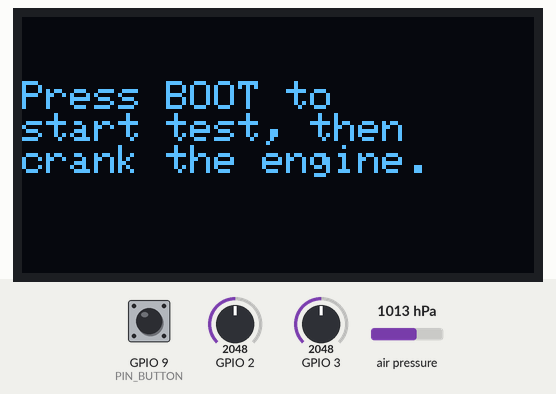
Recording of a program running on a simulated Seeed XIAO ESP32-C3. On the bench: 128×64 one-colour display. The inputs (shaded band) are chosen by the test bench; at power-on: GPIO 9 (PIN_BUTTON) HIGH, GPIO 2 = 2048, GPIO 3 = 2048, air pressure 1013 hPa (analog values on the 0–4095 scale).

Above: at 1.2 s.
1.3 s: GPIO 9 (PIN_BUTTON) pulled LOW for 0.15 s
At 1.7 s:
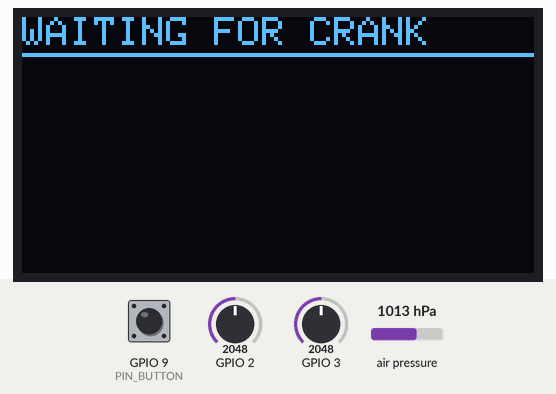
At 31.7 s:
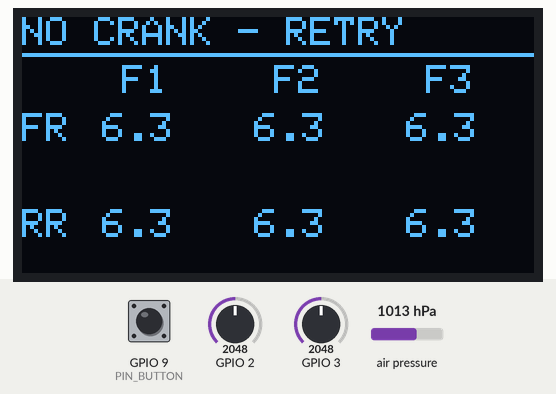
Timing chart, 0 to 32.8 s (numbered marks = the images above; inputs shaded):
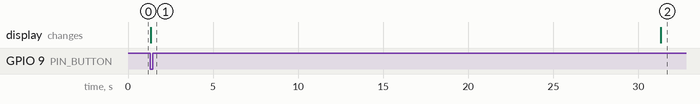

The program:

main.cpp
```cpp
#include <config.h>
#include <structs.h>

#include <Wire.h>
#include <Adafruit_GFX.h>
#include <Adafruit_SSD1306.h>
#include <Adafruit_BMP085.h>
#include <math.h>

Adafruit_SSD1306 display(SCREEN_WIDTH, SCREEN_HEIGHT, &Wire, -1);
Adafruit_BMP085 bmp;
bool bmpReady = false;

RotorChannel front{PIN_SENSOR_FRONT};
RotorChannel rear{PIN_SENSOR_REAR};

float measuredRPM = 0;
float ambientPa = SEA_LEVEL_PA;
bool crankDetected = false;

#ifdef SIMULATION_MODE
// ---- Synthetic sensor for Wokwi testing ----
unsigned long simTestStartMs = 0;

void resetSimulation()
{
    simTestStartMs = millis();
}

float cumulativeRevs(float elapsedMs)
{
    const float rampMs = 800.0f;
    const float startRPM = 90.0f;
    const float steadyRPM = 220.0f;

    if (elapsedMs <= rampMs)
    {
        return (startRPM * elapsedMs +
                (steadyRPM - startRPM) * elapsedMs * elapsedMs / (2.0f * rampMs)) /
               60000.0f;
    }
    float revsAtRamp = (startRPM * rampMs + (steadyRPM - startRPM) * rampMs / 2.0f) / 60000.0f;
    return revsAtRamp + steadyRPM * (elapsedMs - rampMs) / 60000.0f;
}

float simulateBar(int pin)
{
    float elapsedMs = (float)(millis() - simTestStartMs);
    float phaseOffset = (pin == PIN_SENSOR_FRONT) ? 0.0f : 0.5f;
    float revs = cumulativeRevs(elapsedMs) + phaseOffset;

    float segment = fmodf(revs, 3.0f);
    int faceIndex = (int)segment;
    float withinFace = segment - faceIndex;

    const float windowFraction = 0.15f;
    const float windowStart = 0.5f - windowFraction / 2.0f;
    const float windowEnd = 0.5f + windowFraction / 2.0f;

    float depthFactor = 0.0f;

    if (withinFace >= windowStart && withinFace <= windowEnd)
    {
        float local = (withinFace - windowStart) / windowFraction;
        depthFactor = 1.0f - fabsf(local - 0.5f) * 2.0f;
    }

    const float baselineBar = 0.5f;
    float peakHeightBar = 8.0f;

    // Make front rotor's face 2 read noticeably worse, to prove the display
    // can show an uneven result (simulates a marginal seal).
    if (pin == PIN_SENSOR_FRONT && faceIndex == 1)
        peakHeightBar = 4.0f;

    float value = baselineBar + peakHeightBar * depthFactor;
    value += ((float)random(-3, 3)) / 100.0f; // +/- 0.03 bar jitter
    return value < 0 ? 0 : value;
}
#endif

float readBar(int pin)
{
#ifdef SIMULATION_MODE
    return simulateBar(pin);
#else
    int raw = analogRead(pin);
    float vAdc = (raw / (float)ADC_MAX) * ADC_VREF;
    float vSensor = vAdc / DIVIDER_RATIO;
    float bar = (vSensor - SENSOR_VMIN) / (SENSOR_VMAX - SENSOR_VMIN) * SENSOR_BAR_MAX;
    return bar < 0 ? 0 : bar;
#endif
}

void confirmFaceValue(RotorChannel &ch, float value, unsigned long now, bool wasNatural)
{
    bool trustInterval = wasNatural && !ch.lastConfirmWasForced;

    if (trustInterval && ch.lastDipTime != 0)
        ch.lastPulseInterval = now - ch.lastDipTime;

    if (ch.dipCounter >= WARMUP_DIPS)
    {
        if (trustInterval && ch.lastDipTime != 0)
        {
            unsigned long interval = now - ch.lastDipTime;
            ch.intervalSumMs += interval;
            ch.intervalCount++;
            Serial.print(ch.pin == PIN_SENSOR_FRONT ? "FRONT" : "REAR");
            Serial.print(" pulse#");
            Serial.print(ch.dipCounter);
            Serial.print(" interval=");
            Serial.print(interval);
            Serial.println("ms");
        }
        int slot = (ch.dipCounter - WARMUP_DIPS) % FACES_PER_ROTOR;

        if (!ch.faceHasData[slot] || value < ch.facePeak[slot])
            ch.facePeak[slot] = value;
        ch.faceHasData[slot] = true;
    }

    ch.lastDipTime = now;
    ch.dipCounter++;
    ch.lastConfirmWasForced = !wasNatural;
}

void updateChannel(RotorChannel &ch)
{
    float reading = readBar(ch.pin);
    unsigned long now = millis();

    if (ch.windowStartMs == 0)
        ch.windowStartMs = now;

    unsigned long expectedMs = ch.lastPulseInterval > 0 ? ch.lastPulseInterval : DEFAULT_EXPECTED_INTERVAL_MS;
    unsigned long timeoutMs = (unsigned long)(expectedMs * FACE_TIMEOUT_MULTIPLIER);
    bool windowExpired = (now - ch.windowStartMs) > timeoutMs;

    if (ch.rising)
    {
        if (reading > ch.currentPeak)
            ch.currentPeak = reading;
    }
    else
    {
        if (reading < ch.troughRef)
            ch.troughRef = reading;
    }

    bool amplitudeConfirmed = ch.rising
                                  ? (ch.currentPeak - reading) > MIN_DIP_DEPTH_BAR
                                  : (reading - ch.troughRef) > MIN_DIP_DEPTH_BAR;

    if (ch.rising && amplitudeConfirmed)
    {
        confirmFaceValue(ch, ch.currentPeak, now, true);
        ch.rising = false;
        ch.troughRef = reading;
        ch.windowStartMs = now;
    }
    else if (!ch.rising && amplitudeConfirmed)
    {

        ch.rising = true;
        ch.currentPeak = reading;
    }
    else if (windowExpired)
    {
        float forcedValue = ch.rising ? ch.currentPeak : reading;
        confirmFaceValue(ch, forcedValue, now, false);
        ch.rising = true;
        ch.currentPeak = reading;
        ch.windowStartMs = now;
    }

    ch.lastReading = reading;
}

float calculateRPM()
{
    unsigned long totalMs = front.intervalSumMs + rear.intervalSumMs;
    int totalCount = front.intervalCount + rear.intervalCount;
    if (totalCount == 0)
        return 0;

    float avgIntervalMs = (float)totalMs / totalCount;
    if (avgIntervalMs <= 0)
        return 0;
    return 60000.0f / avgIntervalMs;
}

float rpmCorrectionFactor(float rpm)
{
    if (rpm <= 0)
        return 1.0f;
    return 1.0f + RPM_CORRECTION_COEFF * (REFERENCE_RPM - rpm);
}

// Scales result depending on the altitude where engine is measured
float altitudeCorrectionFactor(float pa)
{
    if (pa <= 0)
        return 1.0f;
    float factor = SEA_LEVEL_PA / pa;
    if (factor < 0.7f)
        factor = 0.7f;
    if (factor > 1.3f)
        factor = 1.3f;
    return factor;
}

float normalizeReading(float rawBar, float rpm, float pa)
{
    return rawBar * rpmCorrectionFactor(rpm) * altitudeCorrectionFactor(pa);
}

void drawResults(bool testRunning, bool lowSamples)
{
    display.clearDisplay();
    display.setTextColor(SSD1306_WHITE);
    display.setTextSize(1);

    display.setCursor(0, 0);
    if (!testRunning && lowSamples)
    {
        display.print(crankDetected ? "LOW SAMPLES-RETEST" : "NO CRANK - RETRY");
    }
    else if (measuredRPM > 0)
    {
        display.print("RPM ");
        display.print((int)measuredRPM);
        display.setCursor(64, 0);
        display.print("Unit: bar");
    }
    else
    {
        if (!testRunning)
            display.print("COMPRESSION TEST");
        else
            display.print(crankDetected ? "TESTING..." : "WAITING FOR CRANK");
    }
    display.drawLine(0, 9, 128, 9, SSD1306_WHITE);

    if (testRunning)
    {
        display.display();
        return;
    }

    display.setCursor(20 + 5, 12);
    display.print("F1");
    display.setCursor(58 + 5, 12);
    display.print("F2");
    display.setCursor(96 + 5, 12);
    display.print("F3");

    display.setTextSize(1);
    display.setCursor(0, 24);
    display.print("FR");
    display.setTextSize(1);
    for (int i = 0; i < FACES_PER_ROTOR; i++)
    {
        display.setCursor(20 + i * 38, 24);
        if (front.faceHasData[i])
            display.print(normalizeReading(front.facePeak[i], measuredRPM, ambientPa), 1);
        else
            display.print("--");
    }

    display.setTextSize(1);
    display.setCursor(0, 48);
    display.print("RR");
    display.setTextSize(1);
    for (int i = 0; i < FACES_PER_ROTOR; i++)
    {
        display.setCursor(20 + i * 38, 48);
        if (rear.faceHasData[i])
            display.print(normalizeReading(rear.facePeak[i], measuredRPM, ambientPa), 1);
        else
            display.print("--");
    }
    display.setTextSize(1);

    display.display();
}

void setup()
{
    Serial.begin(115200);
    pinMode(PIN_BUTTON, INPUT_PULLUP);
    analogReadResolution(12);

#ifdef SIMULATION_MODE
    Serial.println(">>> SIMULATION_MODE ACTIVE <<<");
#endif

    Wire.begin(D4, D5);

    if (!display.begin(SSD1306_SWITCHCAPVCC, 0x3C))
    {
        Serial.println("OLED not found");
        while (true)
            delay(1000);
    }

    bmpReady = bmp.begin();
    if (!bmpReady)
    {
        Serial.println("BMP180 not found - altitude correction disabled, assuming sea level");
    }

    display.clearDisplay();
    display.setTextSize(1);
    display.setTextColor(SSD1306_WHITE);
    display.setCursor(0, 16);
    display.println("Press BOOT to");
    display.println("start test, then");
    display.println("crank the engine.");
    display.display();
}

void loop()
{
    static bool testRunning = false;
    static bool lastButtonState = HIGH;
    static unsigned long lastSample = 0;
    static unsigned long phaseStartMs = 0;

    bool buttonNow = (digitalRead(PIN_BUTTON) == LOW);

    if (buttonNow && !lastButtonState && !testRunning)
    {
        front.reset();
        rear.reset();
        measuredRPM = 0;
        crankDetected = false;
        ambientPa = bmpReady ? (float)bmp.readPressure() : SEA_LEVEL_PA;
        phaseStartMs = millis();
#ifdef SIMULATION_MODE
        resetSimulation();
#endif
        testRunning = true;
        drawResults(true, false);
    }
    lastButtonState = buttonNow;

    if (testRunning)
    {
        unsigned long now = millis();
        if (now - lastSample >= SAMPLE_INTERVAL_MS)
        {
            lastSample = now;
            updateChannel(front);
            updateChannel(rear);

            if (!crankDetected)
            {
                bool frontConfirmed = front.dipCounter >= 2 &&
                                      front.lastPulseInterval >= MIN_PLAUSIBLE_INTERVAL_MS &&
                                      front.lastPulseInterval <= MAX_PLAUSIBLE_INTERVAL_MS;
                bool rearConfirmed = rear.dipCounter >= 2 &&
                                     rear.lastPulseInterval >= MIN_PLAUSIBLE_INTERVAL_MS &&
                                     rear.lastPulseInterval <= MAX_PLAUSIBLE_INTERVAL_MS;

                if (frontConfirmed || rearConfirmed)
                {
                    // Two consecutive pulses at a plausible cranking speed
                    crankDetected = true;
                    phaseStartMs = now;
                    drawResults(true, false);
                }
            }

            if (crankDetected)
                measuredRPM = calculateRPM();
        }

        bool enoughData = crankDetected &&
                          front.steadyPulses() >= MIN_STEADY_PULSES &&
                          rear.steadyPulses() >= MIN_STEADY_PULSES;

        unsigned long limit = crankDetected ? MAX_TEST_MS : WAIT_FOR_CRANK_TIMEOUT_MS;
        bool timedOut = (now - phaseStartMs) >= limit;

        if (enoughData || timedOut)
        {
            testRunning = false;
            bool lowSamples = timedOut && !enoughData;
            drawResults(false, lowSamples);
        }
    }
}
```

structs.h
```cpp
#pragma once

#include <config.h>

struct RotorChannel
{
    int pin;
    float lastReading = 0;
    float troughRef = 9999;
    float currentPeak = -9999;
    bool rising = true;

    int dipCounter = 0; // counts completed peaks
    float facePeak[FACES_PER_ROTOR] = {-9999, -9999, -9999};
    bool faceHasData[FACES_PER_ROTOR] = {false, false, false};

    unsigned long lastDipTime = 0;
    unsigned long lastPulseInterval = 0;
    unsigned long windowStartMs = 0;
    bool lastConfirmWasForced = false;
    unsigned long intervalSumMs = 0;
    int intervalCount = 0;

    explicit RotorChannel(int pin) : pin(pin) {}

    void reset()
    {
        lastReading = 0;
        troughRef = 9999;
        currentPeak = -9999;
        rising = true;
        dipCounter = 0;
        lastDipTime = 0;
        lastPulseInterval = 0;
        windowStartMs = 0;
        lastConfirmWasForced = false;
        intervalSumMs = 0;
        intervalCount = 0;
        for (int i = 0; i < FACES_PER_ROTOR; i++)
        {
            facePeak[i] = -9999;
            faceHasData[i] = false;
        }
    };

    int steadyPulses() const
    {
        return dipCounter > WARMUP_DIPS ? dipCounter - WARMUP_DIPS : 0;
    }
};
```

config.h
```cpp
#pragma once

#include <Arduino.h>

constexpr int PIN_SENSOR_FRONT = A0;
constexpr int PIN_SENSOR_REAR = A1;
constexpr int PIN_BUTTON = D9;

constexpr int SCREEN_WIDTH = 128;
constexpr int SCREEN_HEIGHT = 64;

// ---- Sensor calibration ----
// Voltage divider on each sensor: R1=10k (top), R2=24k (bottom)
constexpr float DIVIDER_RATIO = 24.0f / (10.0f + 24.0f);
constexpr float ADC_VREF = 3.3f;
constexpr int ADC_MAX = 4095;
constexpr float SENSOR_VMIN = 0.5f;
constexpr float SENSOR_VMAX = 4.5f;
constexpr float PSI_TO_BAR = 0.0689476f;
constexpr float SENSOR_BAR_MAX = 200.0f * PSI_TO_BAR;

// Dip detection tuning
constexpr float NOISE_MARGIN_BAR = 1.5f * PSI_TO_BAR; // Ignore jitter smaller than this
constexpr float MIN_DIP_DEPTH_BAR = 5.0f * PSI_TO_BAR;
constexpr int FACES_PER_ROTOR = 3;
constexpr int SAMPLE_INTERVAL_MS = 2;

// Engine warm-up dips
constexpr int WARMUP_DIPS = 3;

// Test completion: at least this many post-warm-up pulses per rotor
// before we're willing to call it done.
constexpr int MIN_STEADY_PULSES = 10;
constexpr unsigned long MAX_TEST_MS = 10000;

// How long to wait, after pressing start, for the very first pressure
// pulse to arrive before giving up.
constexpr unsigned long WAIT_FOR_CRANK_TIMEOUT_MS = 30000;

// We require two consecutive pulses landing within a plausible cranking
// speed range (roughly 60-600 RPM) before committing to "crank detected".
constexpr unsigned long MIN_PLAUSIBLE_INTERVAL_MS = 100;
constexpr unsigned long MAX_PLAUSIBLE_INTERVAL_MS = 1000;

constexpr float FACE_TIMEOUT_MULTIPLIER = 1.15f;

constexpr unsigned long DEFAULT_EXPECTED_INTERVAL_MS = 300;

// RPM normalization
// 250 RPM is the Mazda-standard reference cranking speed for
// rotary compression tests. Readings are compared at this speed so
// results from different combination of starters and batteries wont affect.
constexpr float REFERENCE_RPM = 250.0f;
// Empirical linear correction (per RPM of difference from the reference).
// Feel free to tune this coefficient if you calibrate against a known-good engine.
constexpr float RPM_CORRECTION_COEFF = 0.00285f;

// Standard sea level pressure in Pa
constexpr float SEA_LEVEL_PA = 101325.0f;
```

Measured:
- after the input at 1.3 s, the display: changes at once (image 1)
